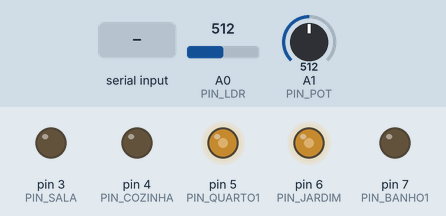
Recording of a sketch running on a simulated Arduino Uno, built with avr-gcc and run on an emulated ATmega328P. Shown: output pins drawn as LEDs (lit = HIGH). Inputs (shaded band) come from the test bench; at power-on: A0 (PIN_LDR) = 512, A1 (PIN_POT) = 512.

Above: at 1.2 s.
1.3 s: A0 (PIN_LDR) set to 716
At 2.2 s:
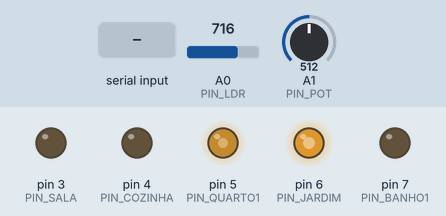
2.8 s: A1 (PIN_POT) set to 716
At 4.0 s:
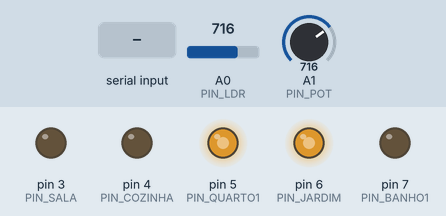
4.3 s: "S" received over Serial
At 4.7 s:
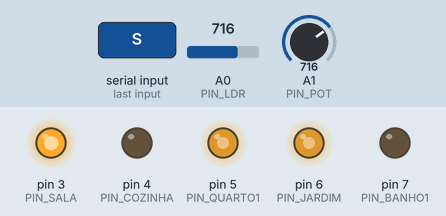
5.8 s: "C" received over Serial
At 6.5 s:
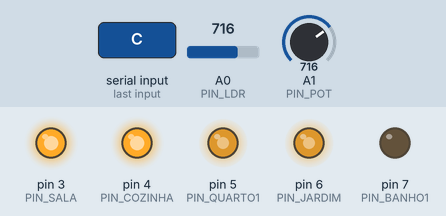
7.3 s: A0 (PIN_LDR) set to 900
At 8.3 s:
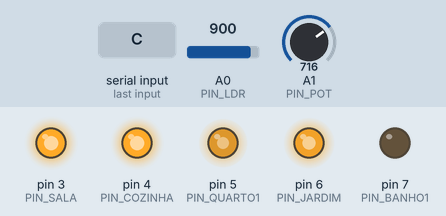
8.8 s: A1 (PIN_POT) set to 900
At 10.2 s:
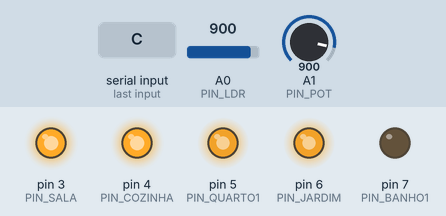
Timing chart, 0 to 11.3 s (numbered marks = the images above; inputs shaded):
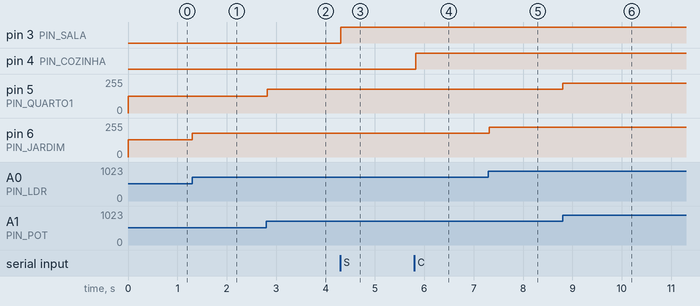

The sketch:

projetoCasaAutomatica.ino
```cpp
// --- Variáveis dos Sensores ---
const int PIN_LDR = A0;   // Sensor de luz (LDR no A0)
const int PIN_POT = A1;   // Potenciômetro (Quarto no A1)
int valorLDR = 0;
int valorPot = 0;

// --- Definição dos pinos (Atualizada com Jardim no 6 e Banheiro no 7) ---
const int PIN_SALA = 3;     // LED Verde (Sala) -> Pino 3
const int PIN_COZINHA = 4;  // LED Vermelho (Cozinha) -> Pino 4
const int PIN_QUARTO1 = 5;  // LED Amarelo (Quarto) -> Pino 5 (PWM - Potenciômetro)
const int PIN_JARDIM = 6;   // LED do Jardim -> Pino 6 (PWM - Ajustado pelo LDR)
const int PIN_BANHO1 = 7;   // LED Azul (Banheiro) -> Pino 7

void setup() {
  Serial.begin(9600);

  // Configura todos os pinos dos LEDs como saídas
  pinMode(PIN_SALA, OUTPUT);
  pinMode(PIN_COZINHA, OUTPUT);
  pinMode(PIN_QUARTO1, OUTPUT);
  pinMode(PIN_JARDIM, OUTPUT);
  pinMode(PIN_BANHO1, OUTPUT);

  // Inicializa todos os LEDs desligados
  digitalWrite(PIN_SALA, LOW);
  digitalWrite(PIN_COZINHA, LOW);
  digitalWrite(PIN_QUARTO1, LOW);
  digitalWrite(PIN_JARDIM, LOW);
  digitalWrite(PIN_BANHO1, LOW);
}

void loop() {
  // --- PARTE 1: Controle do Quarto (LED Amarelo) pelo Potenciômetro ---
  valorPot = analogRead(PIN_POT);
  int brilhoQuarto = map(valorPot, 0, 1023, 0, 255);
  brilhoQuarto = constrain(brilhoQuarto, 0, 255);
  analogWrite(PIN_QUARTO1, brilhoQuarto);

  // --- PARTE 2: Controle de Intensidade Gradual do Jardim pelo LDR ---
  valorLDR = analogRead(PIN_LDR);

  // CORREÇÃO AQUI: Mudado para acender na luz e apagar no escuro conforme solicitado
  int brilhoJardim = map(valorLDR, 1023, 0, 255, 0);
  brilhoJardim = constrain(brilhoJardim, 0, 255);

  // Aplica o brilho dinâmico no pino 6 (Jardim)
  analogWrite(PIN_JARDIM, brilhoJardim);

  // --- PARTE 3: Controle dos Outros Cômodos via Serial ---
  if (Serial.available() > 0) {
    char comando = Serial.read();

    if(comando == 'S') {
      // ====== SALA - LED VERDE (Pino 3) ======
      digitalWrite(PIN_SALA, HIGH);// break;
    }
    if (comando == 's'){
      digitalWrite(PIN_SALA, LOW);
    }
    if(comando == 'C') {
      // ====== SALA - LED VERDE (Pino 3) ======
      digitalWrite(PIN_COZINHA, HIGH);// break;
    }
    if (comando == 'c'){
      digitalWrite(PIN_COZINHA, LOW);
    }
    if(comando == 'B') {
      // ====== SALA - LED VERDE (Pino 3) ======
      digitalWrite(PIN_BANHO1, HIGH);// break;
    }
    if (comando == 'b'){
      digitalWrite(PIN_BANHO1, LOW);
    }
    if (comando == 'D'){
      digitalWrite(PIN_BANHO1, LOW);
      digitalWrite(PIN_COZINHA, LOW);
      digitalWrite(PIN_SALA, LOW);
    }
  }

  delay(30);
}
```

Measured:
- after the input at 1.3 s, pin 6 (PIN_JARDIM): 128/255 → 179/255 at once
- after the input at 2.8 s, pin 5 (PIN_QUARTO1): 127/255 → 178/255 at once
- after the input at 4.3 s, pin 3 (PIN_SALA): LOW → HIGH at once
- after the input at 5.8 s, pin 4 (PIN_COZINHA): LOW → HIGH at once
- after the input at 7.3 s, pin 6 (PIN_JARDIM): 179/255 → 225/255 at once
- after the input at 8.8 s, pin 5 (PIN_QUARTO1): 178/255 → 224/255 at once
